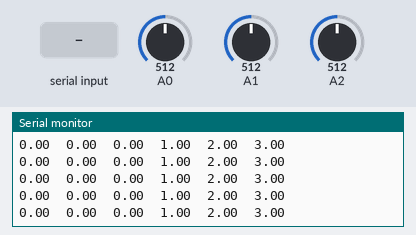
Bench run of a sketch on a simulated Arduino Uno, built with avr-gcc and run on an emulated ATmega328P. Shown: the last lines printed to the serial monitor. The test bench sets the inputs (shaded band); at power-on: A0 = 512, A1 = 512, A2 = 512.

Above: at 1.2 s.
1.3 s: "1" received over the second serial link
2.8 s: A0 set to 716
At 3.01 s:
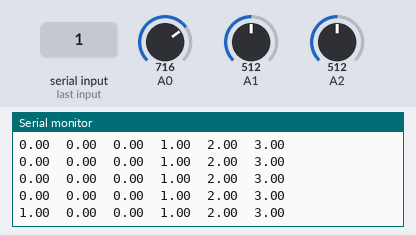
5.8 s: "0" received over the second serial link
7.3 s: "2" received over the second serial link
10.3 s: A1 set to 716
At 10.52 s:
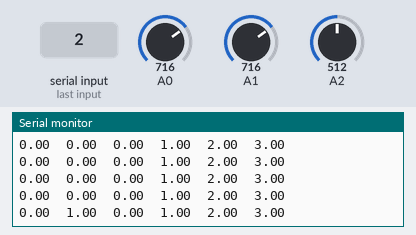
11.8 s: A2 set to 716
At 11.97 s:
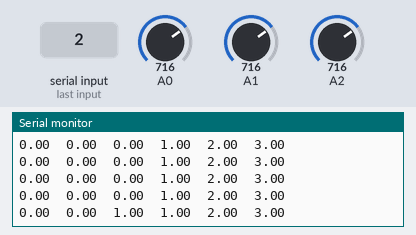

Measured:
- after the input at 2.8 s, the serial monitor: prints a new line after 0.09 s (image 1)
- after the input at 10.3 s, the serial monitor: prints a new line after 0.10 s (image 2)
- after the input at 11.8 s, the serial monitor: prints a new line after 0.05 s (image 3)

The sketch:

filtered.ino
```cpp
#include <SoftwareSerial.h>
SoftwareSerial bluetooth(2, 3);
unsigned long prev = 0;
const int interval = 100;
double threshold = 2.0;
#define sensorNum 3
double volts[sensorNum] = {
    0,
};
unsigned int sample[sensorNum] = {
    0,
};
double volts_value[sensorNum] = {
    0,
};

//Set the LPF parameter
double tau = 3;

void setup()
{
    Serial.begin(9600);
    bluetooth.begin(9600);
}
void loop()
{
    setThreshold(); //THR value from BT

    //initializing
    double af_value[sensorNum] = {
        0,
    };
    unsigned long now = millis();
    unsigned int peakToPeak[sensorNum] = {
        0,
    };
    unsigned int sigMin[sensorNum] = {
        0,
    };
    for (int i = 0; i < sensorNum; i++)
    {
        sigMin[i] = 1023;
    }
    unsigned int sigMax[sensorNum] = {
        0,
    };

    //calculating MIN and MAX of sensor value
    while (millis() - now < interval)
    {
        for (int i = 0; i < sensorNum; i++)
        {
            sample[i] = analogRead(i + 14);

            if (sample[i] > sigMax[i])
            {
                sigMax[i] = sample[i];
            }
            else if (sample[i] < sigMin[i])
            {
                sigMin[i] = sample[i];
            }
        }
    }

    //LPF
    for (int i = 0; i < sensorNum; i++)
    {
        peakToPeak[i] = sigMax[i] - sigMin[i];
        volts[i] = (peakToPeak[i] * 5.0) / 1024;
        double dt = interval / 10;
        af_value[i] = tau / (tau + dt) * volts_value[i] + dt / (tau + dt) * volts[i];
        volts_value[i] = af_value[i];
    }

    //output to serial monitor and BT
    for (int i = 0; i < sensorNum; i++)
    {
        if (af_value[i] > threshold)
        {
            bluetooth.write(i + 1);
        }
        delay(10);
        Serial.print(volts[i]);
        Serial.print("  ");
    }
    Serial.print(1.0);
    Serial.print("  ");
    Serial.print(2.0);
    Serial.print("  ");
    Serial.print(3.0);
    Serial.print("  ");
    Serial.println("");
}
void setThreshold()
{
    if (bluetooth.available() > 0)
    {
        int inputTH = bluetooth.read();
        threshold = (double)inputTH / 10.0;
        Serial.println(threshold);
    }
}
```
